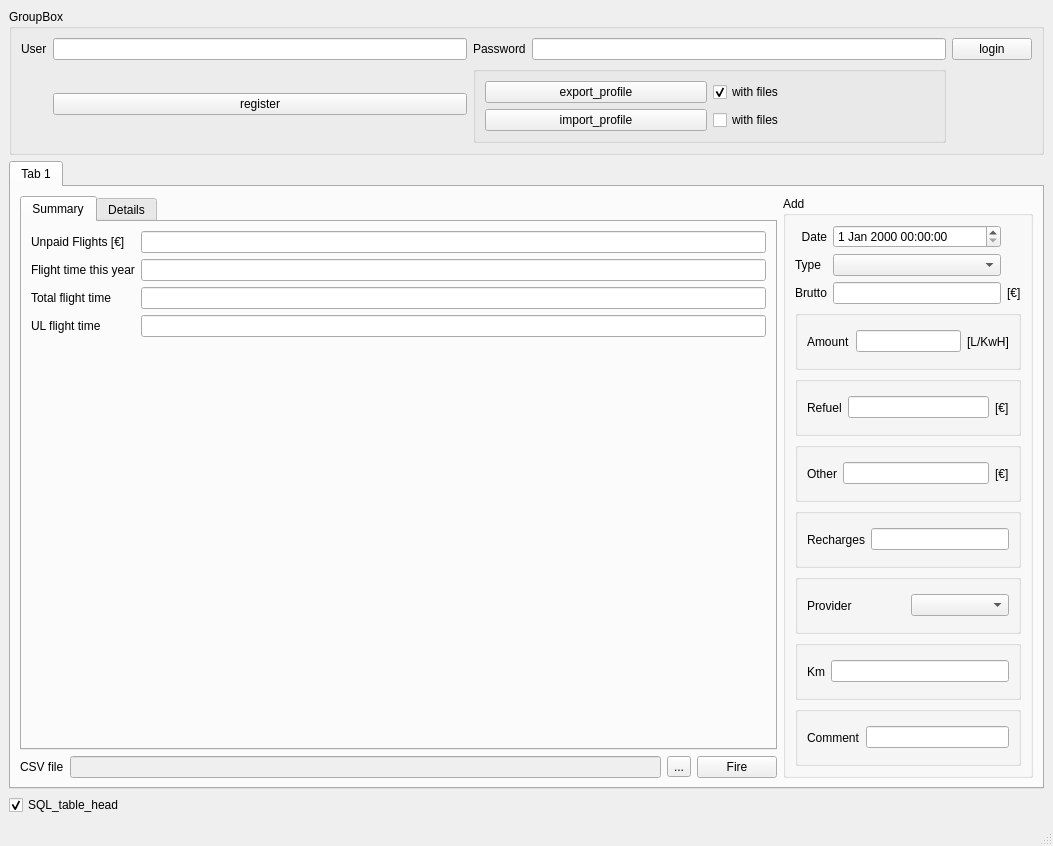
<?xml version="1.0" encoding="UTF-8"?>
<ui version="4.0">
 <class>MainWindow</class>
 <widget class="QMainWindow" name="MainWindow">
  <property name="geometry">
   <rect>
    <x>0</x>
    <y>0</y>
    <width>1053</width>
    <height>846</height>
   </rect>
  </property>
  <property name="windowTitle">
   <string>MainWindow</string>
  </property>
  <widget class="QWidget" name="centralwidget">
   <layout class="QGridLayout" name="gridLayout_7">
    <item row="4" column="0">
     <widget class="QCheckBox" name="CB_SQL_table_head">
      <property name="text">
       <string>SQL_table_head</string>
      </property>
      <property name="checked">
       <bool>true</bool>
      </property>
     </widget>
    </item>
    <item row="0" column="0" colspan="2">
     <widget class="QGroupBox" name="groupBox_3">
      <property name="minimumSize">
       <size>
        <width>0</width>
        <height>50</height>
       </size>
      </property>
      <property name="title">
       <string>GroupBox</string>
      </property>
      <layout class="QGridLayout" name="gridLayout_5">
       <item row="0" column="0">
        <widget class="QLabel" name="label_17">
         <property name="text">
          <string>User</string>
         </property>
        </widget>
       </item>
       <item row="0" column="1">
        <widget class="QLineEdit" name="LE_user_name"/>
       </item>
       <item row="0" column="2">
        <widget class="QLabel" name="label_18">
         <property name="text">
          <string>Password</string>
         </property>
        </widget>
       </item>
       <item row="0" column="3">
        <widget class="QLineEdit" name="LE_user_pass">
         <property name="echoMode">
          <enum>QLineEdit::Password</enum>
         </property>
        </widget>
       </item>
       <item row="0" column="4">
        <widget class="QPushButton" name="PB_login">
         <property name="text">
          <string>login</string>
         </property>
        </widget>
       </item>
       <item row="1" column="1">
        <widget class="QPushButton" name="PB_create_user">
         <property name="text">
          <string>register</string>
         </property>
        </widget>
       </item>
       <item row="1" column="2" colspan="2">
        <widget class="QGroupBox" name="groupBox_2">
         <property name="title">
          <string/>
         </property>
         <layout class="QGridLayout" name="gridLayout_8">
          <item row="0" column="0">
           <layout class="QHBoxLayout" name="horizontalLayout_9">
            <item>
             <widget class="QPushButton" name="PB_export_profile">
              <property name="text">
               <string>export_profile</string>
              </property>
             </widget>
            </item>
            <item>
             <widget class="QCheckBox" name="CB_export_profile_with_files">
              <property name="text">
               <string>with files</string>
              </property>
              <property name="checked">
               <bool>true</bool>
              </property>
             </widget>
            </item>
           </layout>
          </item>
          <item row="1" column="0">
           <layout class="QHBoxLayout" name="horizontalLayout_10">
            <item>
             <widget class="QPushButton" name="PB_import_profile">
              <property name="text">
               <string>import_profile</string>
              </property>
             </widget>
            </item>
            <item>
             <widget class="QCheckBox" name="CB_import_profile_with_files">
              <property name="text">
               <string>with files</string>
              </property>
              <property name="checked">
               <bool>false</bool>
              </property>
             </widget>
            </item>
           </layout>
          </item>
         </layout>
        </widget>
       </item>
      </layout>
     </widget>
    </item>
    <item row="3" column="0" colspan="2">
     <widget class="QTabWidget" name="TW_main_user_interface">
      <property name="currentIndex">
       <number>0</number>
      </property>
      <widget class="QWidget" name="tab_3">
       <attribute name="title">
        <string>Tab 1</string>
       </attribute>
       <layout class="QGridLayout" name="gridLayout_2">
        <item row="0" column="0">
         <widget class="QTabWidget" name="tabWidget">
          <property name="currentIndex">
           <number>0</number>
          </property>
          <widget class="QWidget" name="tab">
           <attribute name="title">
            <string>Summary</string>
           </attribute>
           <layout class="QFormLayout" name="formLayout">
            <item row="0" column="0">
             <widget class="QLabel" name="label_11">
              <property name="text">
               <string>Unpaid Flights [€]</string>
              </property>
             </widget>
            </item>
            <item row="0" column="1">
             <widget class="QLineEdit" name="LE_total_unpaid_flights"/>
            </item>
            <item row="1" column="0">
             <widget class="QLabel" name="label_20">
              <property name="text">
               <string>Flight time this year</string>
              </property>
             </widget>
            </item>
            <item row="1" column="1">
             <widget class="QLineEdit" name="LE_flight_time_this_year"/>
            </item>
            <item row="2" column="0">
             <widget class="QLabel" name="label_24">
              <property name="text">
               <string>Total flight time</string>
              </property>
             </widget>
            </item>
            <item row="2" column="1">
             <widget class="QLineEdit" name="LE_total_flight_time"/>
            </item>
            <item row="3" column="0">
             <widget class="QLabel" name="label_25">
              <property name="text">
               <string>UL flight time</string>
              </property>
             </widget>
            </item>
            <item row="3" column="1">
             <widget class="QLineEdit" name="lineEdit_4"/>
            </item>
           </layout>
          </widget>
          <widget class="QWidget" name="tab_2">
           <attribute name="title">
            <string>Details</string>
           </attribute>
           <layout class="QGridLayout" name="gridLayout_4">
            <item row="0" column="0">
             <widget class="QGroupBox" name="groupBox">
              <property name="title">
               <string>Filter</string>
              </property>
              <layout class="QGridLayout" name="gridLayout">
               <item row="0" column="0">
                <widget class="QLabel" name="label">
                 <property name="layoutDirection">
                  <enum>Qt::LeftToRight</enum>
                 </property>
                 <property name="text">
                  <string>From</string>
                 </property>
                 <property name="alignment">
                  <set>Qt::AlignRight|Qt::AlignTrailing|Qt::AlignVCenter</set>
                 </property>
                </widget>
               </item>
               <item row="0" column="1">
                <widget class="QDateEdit" name="DEFrom">
                 <property name="minimumSize">
                  <size>
                   <width>80</width>
                   <height>0</height>
                  </size>
                 </property>
                 <property name="maximumSize">
                  <size>
                   <width>100</width>
                   <height>16777215</height>
                  </size>
                 </property>
                 <property name="displayFormat">
                  <string>yyyy/MM/dd</string>
                 </property>
                </widget>
               </item>
               <item row="0" column="2">
                <widget class="QLabel" name="label_2">
                 <property name="text">
                  <string>To</string>
                 </property>
                 <property name="alignment">
                  <set>Qt::AlignCenter</set>
                 </property>
                </widget>
               </item>
               <item row="0" column="3">
                <widget class="QDateEdit" name="DEBis">
                 <property name="minimumSize">
                  <size>
                   <width>80</width>
                   <height>0</height>
                  </size>
                 </property>
                 <property name="maximumSize">
                  <size>
                   <width>100</width>
                   <height>16777215</height>
                  </size>
                 </property>
                 <property name="displayFormat">
                  <string>yyyy/MM/dd</string>
                 </property>
                </widget>
               </item>
               <item row="0" column="4">
                <widget class="QLabel" name="label_3">
                 <property name="text">
                  <string>Type</string>
                 </property>
                 <property name="alignment">
                  <set>Qt::AlignCenter</set>
                 </property>
                </widget>
               </item>
               <item row="0" column="5">
                <widget class="QComboBox" name="CB_airplanes_filter">
                 <property name="minimumSize">
                  <size>
                   <width>0</width>
                   <height>0</height>
                  </size>
                 </property>
                </widget>
               </item>
               <item row="0" column="6">
                <widget class="QLabel" name="label_4">
                 <property name="text">
                  <string>Monthly</string>
                 </property>
                 <property name="alignment">
                  <set>Qt::AlignCenter</set>
                 </property>
                </widget>
               </item>
               <item row="0" column="7">
                <widget class="QComboBox" name="CBMonths"/>
               </item>
               <item row="0" column="8">
                <widget class="QSpinBox" name="SB_year">
                 <property name="minimum">
                  <number>2010</number>
                 </property>
                 <property name="maximum">
                  <number>2050</number>
                 </property>
                 <property name="value">
                  <number>2024</number>
                 </property>
                </widget>
               </item>
               <item row="0" column="9">
                <widget class="QPushButton" name="PB_fire_filter">
                 <property name="text">
                  <string>Fire</string>
                 </property>
                </widget>
               </item>
              </layout>
             </widget>
            </item>
            <item row="1" column="0">
             <widget class="QTableWidget" name="TW_all_alimentari"/>
            </item>
            <item row="2" column="0">
             <layout class="QHBoxLayout" name="horizontalLayout">
              <item>
               <widget class="QLabel" name="label_8">
                <property name="text">
                 <string>Showing</string>
                </property>
               </widget>
              </item>
              <item>
               <widget class="QLineEdit" name="LE_filter_showing"/>
              </item>
              <item>
               <widget class="QLabel" name="label_16">
                <property name="text">
                 <string>Of</string>
                </property>
               </widget>
              </item>
              <item>
               <widget class="QLineEdit" name="LE_total_rows"/>
              </item>
             </layout>
            </item>
            <item row="3" column="0">
             <widget class="QPushButton" name="PB_Export_csv">
              <property name="text">
               <string>Export CSV</string>
              </property>
             </widget>
            </item>
           </layout>
          </widget>
         </widget>
        </item>
        <item row="0" column="1" rowspan="2">
         <widget class="QGroupBox" name="GB_add_alim">
          <property name="maximumSize">
           <size>
            <width>250</width>
            <height>16777215</height>
           </size>
          </property>
          <property name="title">
           <string>Add</string>
          </property>
          <layout class="QGridLayout" name="gridLayout_6">
           <item row="3" column="0" colspan="4">
            <widget class="QGroupBox" name="GB_Amount">
             <property name="title">
              <string/>
             </property>
             <layout class="QHBoxLayout" name="horizontalLayout_3">
              <item>
               <widget class="QLabel" name="label_10">
                <property name="text">
                 <string>Amount</string>
                </property>
                <property name="alignment">
                 <set>Qt::AlignLeading|Qt::AlignLeft|Qt::AlignVCenter</set>
                </property>
               </widget>
              </item>
              <item>
               <widget class="QLineEdit" name="LE_amount"/>
              </item>
              <item>
               <widget class="QLabel" name="label_L_KwH">
                <property name="text">
                 <string>[L/KwH]</string>
                </property>
               </widget>
              </item>
             </layout>
            </widget>
           </item>
           <item row="6" column="0" colspan="4">
            <widget class="QGroupBox" name="GB_Charges">
             <property name="title">
              <string/>
             </property>
             <layout class="QHBoxLayout" name="horizontalLayout_8">
              <item>
               <widget class="QLabel" name="label_12">
                <property name="text">
                 <string>Recharges</string>
                </property>
                <property name="alignment">
                 <set>Qt::AlignLeading|Qt::AlignLeft|Qt::AlignVCenter</set>
                </property>
               </widget>
              </item>
              <item>
               <widget class="QLineEdit" name="LE_recharges">
                <property name="text">
                 <string/>
                </property>
               </widget>
              </item>
             </layout>
            </widget>
           </item>
           <item row="9" column="0" colspan="4">
            <widget class="QGroupBox" name="GB_Comment">
             <property name="title">
              <string/>
             </property>
             <layout class="QHBoxLayout" name="horizontalLayout_7">
              <item>
               <widget class="QLabel" name="label_14">
                <property name="text">
                 <string>Comment</string>
                </property>
                <property name="alignment">
                 <set>Qt::AlignLeading|Qt::AlignLeft|Qt::AlignVCenter</set>
                </property>
               </widget>
              </item>
              <item>
               <widget class="QLineEdit" name="LE_comment">
                <property name="text">
                 <string/>
                </property>
               </widget>
              </item>
             </layout>
            </widget>
           </item>
           <item row="4" column="0" colspan="4">
            <widget class="QGroupBox" name="GB_Refuel">
             <property name="title">
              <string/>
             </property>
             <layout class="QHBoxLayout" name="horizontalLayout_6">
              <item>
               <widget class="QLabel" name="label_Refuel_eCharge">
                <property name="text">
                 <string>Refuel</string>
                </property>
                <property name="alignment">
                 <set>Qt::AlignLeading|Qt::AlignLeft|Qt::AlignVCenter</set>
                </property>
               </widget>
              </item>
              <item>
               <widget class="QLineEdit" name="LE_refuel"/>
              </item>
              <item>
               <widget class="QLabel" name="label_21">
                <property name="text">
                 <string>[€]</string>
                </property>
               </widget>
              </item>
             </layout>
            </widget>
           </item>
           <item row="5" column="0" colspan="4">
            <widget class="QGroupBox" name="GB_other">
             <property name="title">
              <string/>
             </property>
             <layout class="QHBoxLayout" name="horizontalLayout_4">
              <item>
               <widget class="QLabel" name="label_15">
                <property name="text">
                 <string>Other</string>
                </property>
                <property name="alignment">
                 <set>Qt::AlignLeading|Qt::AlignLeft|Qt::AlignVCenter</set>
                </property>
               </widget>
              </item>
              <item>
               <widget class="QLineEdit" name="LE_other">
                <property name="text">
                 <string/>
                </property>
               </widget>
              </item>
              <item>
               <widget class="QLabel" name="label_22">
                <property name="text">
                 <string>[€]</string>
                </property>
               </widget>
              </item>
             </layout>
            </widget>
           </item>
           <item row="7" column="0" colspan="4">
            <widget class="QGroupBox" name="GB_provider">
             <property name="maximumSize">
              <size>
               <width>16777215</width>
               <height>250</height>
              </size>
             </property>
             <property name="title">
              <string/>
             </property>
             <layout class="QHBoxLayout" name="horizontalLayout_2">
              <item>
               <widget class="QLabel" name="label_23">
                <property name="text">
                 <string>Provider</string>
                </property>
               </widget>
              </item>
              <item>
               <widget class="QComboBox" name="CB_eProvider"/>
              </item>
             </layout>
            </widget>
           </item>
           <item row="8" column="0" colspan="4">
            <widget class="QGroupBox" name="GB_Km">
             <property name="title">
              <string/>
             </property>
             <layout class="QHBoxLayout" name="horizontalLayout_5">
              <item>
               <widget class="QLabel" name="label_13">
                <property name="text">
                 <string>Km</string>
                </property>
                <property name="alignment">
                 <set>Qt::AlignLeading|Qt::AlignLeft|Qt::AlignVCenter</set>
                </property>
               </widget>
              </item>
              <item>
               <widget class="QLineEdit" name="LE_km">
                <property name="text">
                 <string/>
                </property>
               </widget>
              </item>
             </layout>
            </widget>
           </item>
           <item row="0" column="2">
            <widget class="QDateTimeEdit" name="alim_date"/>
           </item>
           <item row="1" column="2">
            <widget class="QComboBox" name="CB_airplanes">
             <property name="minimumSize">
              <size>
               <width>0</width>
               <height>0</height>
              </size>
             </property>
            </widget>
           </item>
           <item row="2" column="2">
            <widget class="QLineEdit" name="LE_brutto"/>
           </item>
           <item row="2" column="0" colspan="2">
            <widget class="QLabel" name="label_6">
             <property name="text">
              <string>Brutto</string>
             </property>
             <property name="alignment">
              <set>Qt::AlignLeading|Qt::AlignLeft|Qt::AlignVCenter</set>
             </property>
            </widget>
           </item>
           <item row="1" column="0" colspan="2">
            <widget class="QLabel" name="label_7">
             <property name="text">
              <string>Type</string>
             </property>
             <property name="alignment">
              <set>Qt::AlignLeading|Qt::AlignLeft|Qt::AlignVCenter</set>
             </property>
            </widget>
           </item>
           <item row="0" column="0" colspan="2">
            <widget class="QLabel" name="label_5">
             <property name="layoutDirection">
              <enum>Qt::LeftToRight</enum>
             </property>
             <property name="text">
              <string>Date</string>
             </property>
             <property name="alignment">
              <set>Qt::AlignRight|Qt::AlignTrailing|Qt::AlignVCenter</set>
             </property>
            </widget>
           </item>
           <item row="2" column="3">
            <widget class="QLabel" name="label_19">
             <property name="text">
              <string>[€]</string>
             </property>
            </widget>
           </item>
          </layout>
         </widget>
        </item>
        <item row="1" column="0">
         <layout class="QHBoxLayout" name="horizontalLayout_11">
          <item>
           <widget class="QLabel" name="label_9">
            <property name="text">
             <string>CSV file</string>
            </property>
            <property name="alignment">
             <set>Qt::AlignLeading|Qt::AlignLeft|Qt::AlignVCenter</set>
            </property>
           </widget>
          </item>
          <item>
           <widget class="QLineEdit" name="LE_add_file">
            <property name="enabled">
             <bool>false</bool>
            </property>
           </widget>
          </item>
          <item>
           <widget class="QToolButton" name="TB_add_file">
            <property name="text">
             <string>...</string>
            </property>
           </widget>
          </item>
          <item>
           <widget class="QPushButton" name="PB_fire_add_row">
            <property name="text">
             <string>Fire</string>
            </property>
           </widget>
          </item>
         </layout>
        </item>
       </layout>
      </widget>
     </widget>
    </item>
   </layout>
  </widget>
  <widget class="QMenuBar" name="menubar">
   <property name="geometry">
    <rect>
     <x>0</x>
     <y>0</y>
     <width>1053</width>
     <height>21</height>
    </rect>
   </property>
  </widget>
  <widget class="QStatusBar" name="statusbar"/>
 </widget>
 <tabstops>
  <tabstop>LE_user_name</tabstop>
  <tabstop>LE_user_pass</tabstop>
  <tabstop>PB_login</tabstop>
  <tabstop>PB_export_profile</tabstop>
  <tabstop>CB_airplanes</tabstop>
  <tabstop>LE_brutto</tabstop>
  <tabstop>alim_date</tabstop>
  <tabstop>TW_main_user_interface</tabstop>
  <tabstop>tabWidget</tabstop>
  <tabstop>DEFrom</tabstop>
  <tabstop>DEBis</tabstop>
  <tabstop>CB_airplanes_filter</tabstop>
  <tabstop>CBMonths</tabstop>
  <tabstop>SB_year</tabstop>
  <tabstop>PB_fire_filter</tabstop>
  <tabstop>TW_all_alimentari</tabstop>
  <tabstop>LE_filter_showing</tabstop>
  <tabstop>LE_total_rows</tabstop>
  <tabstop>PB_Export_csv</tabstop>
 </tabstops>
 <resources/>
 <connections/>
</ui>
